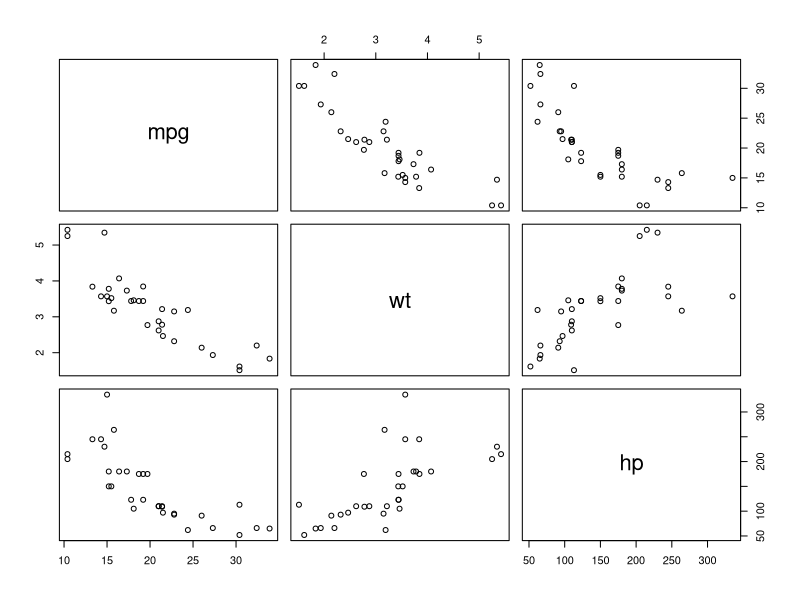
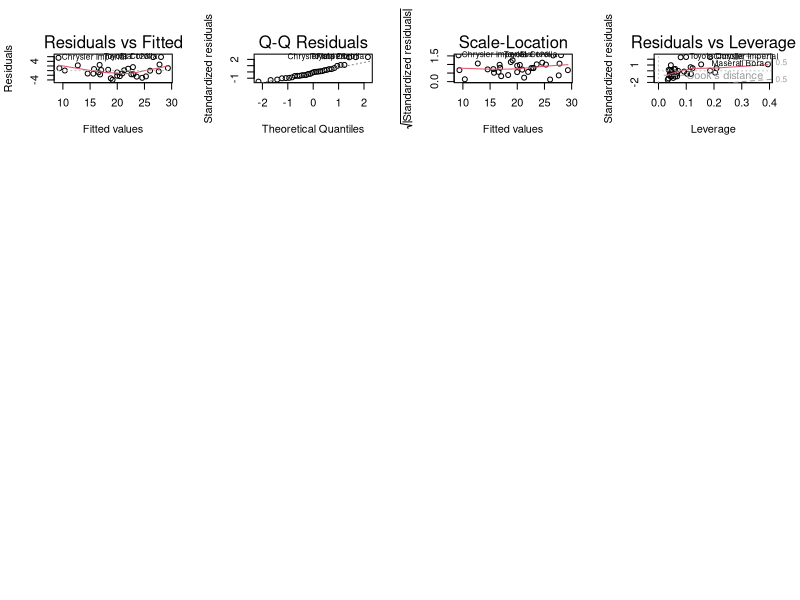

Reproduce these figures in R, in order.
## ---- chunk 1
# Load the built-in mtcars dataset into the session
data(mtcars)
## ---- chunk 2
# Show the first 6 rows so we can see the columns and their values
head(mtcars)
## ---- chunk 3
# Show each variable's type and a preview of its values
str(mtcars)
## ---- chunk 4
# Print min, quartiles, median, mean, and max for mpg, wt, and hp
summary(mtcars[, c("mpg", "wt", "hp")])
## ---- chunk 5
# Plot every pair of variables to check for roughly linear relationships
pairs(mtcars[, c("mpg", "wt", "hp")])
## ---- chunk 6
# Compute pairwise correlations (values near -1 or 1 mean strong linear relationships)
cor(mtcars[, c("mpg", "wt", "hp")])
## ---- chunk 7
# Fit a linear model: predict mpg from wt (weight) and hp (horsepower)
model <- lm(mpg ~ wt + hp, data = mtcars)
## ---- chunk 8
# Show coefficients, p-values, R-squared, and the overall F-test
summary(model)
## ---- chunk 9
# Show 95% confidence intervals for the intercept and each slope
confint(model)
## ---- chunk 10
# Set the plotting area to a 2x2 grid so all four plots show together
par(mfrow = c(4, 4))

# Draw the four standard diagnostic plots for the model
# (residuals vs fitted, Q-Q, scale-location, residuals vs leverage)
plot(model)

## ---- chunk 11
# Load the car package (run install.packages("car") once if it is missing)
install.packages("car")
library(car)
## ---- chunk 12
# Compute variance inflation factors (values above about 5 suggest a problem)
vif(model)
## ---- chunk 13
# Test whether residuals are normal (p > 0.05 means no evidence against normality)
shapiro.test(residuals(model))
